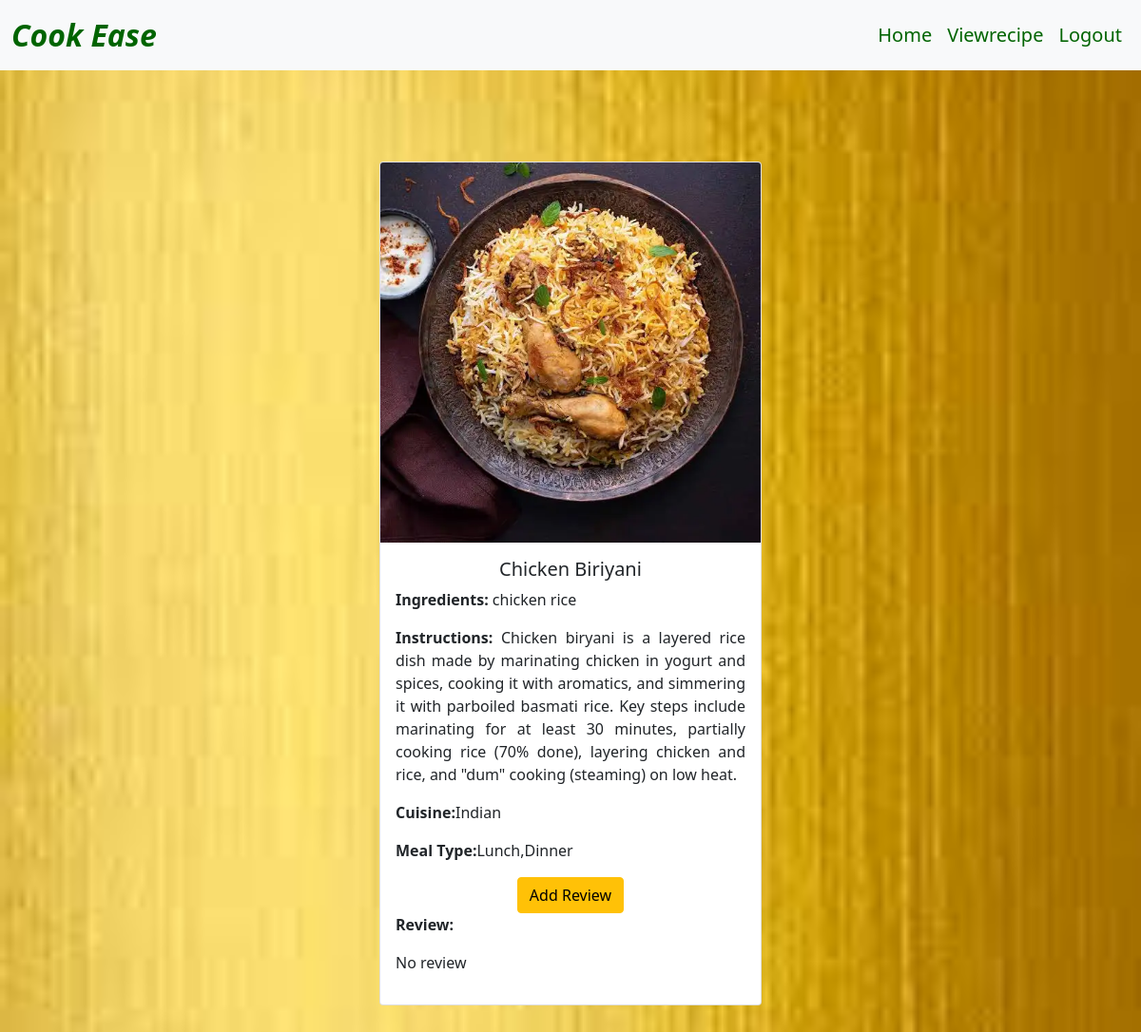
The page /details/2 (signed in) on the database as committed earlier.
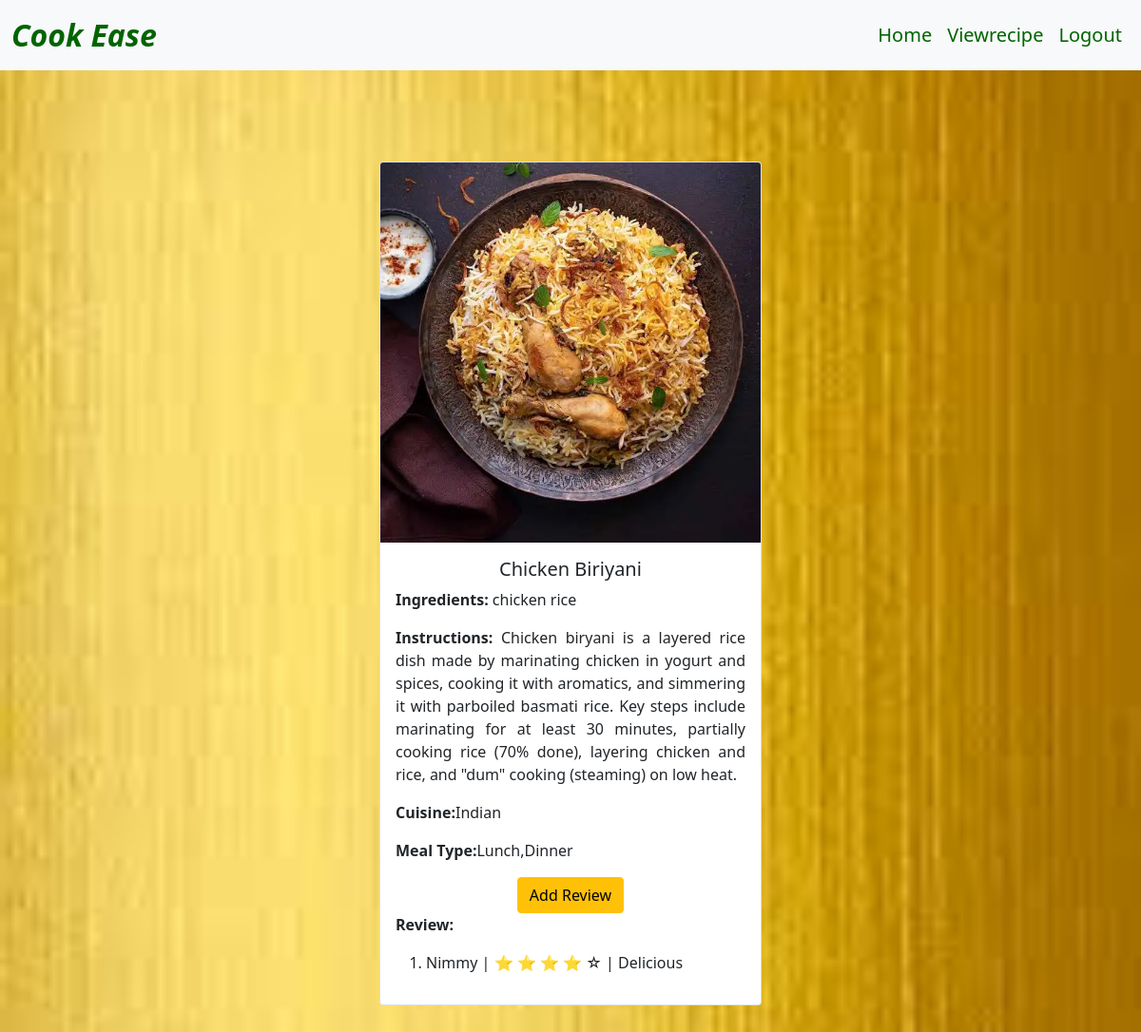
The same page on the database as committed later.
### recipesbook/models.py (models this page shows)
class Recipe(models.Model):
    recipename = models.CharField(max_length=100)
    ingredients= models.TextField()
    instructions= models.TextField()
    image = models.ImageField(upload_to='recipes')
    cusine=models.CharField(max_length=50)
    mealtype=models.CharField(max_length=50)

class Review(models.Model):
    rating=models.IntegerField()
    comments=models.TextField()
    username=models.ForeignKey(User,on_delete=models.CASCADE)
    recipe=models.ForeignKey(Recipe,on_delete=models.CASCADE,related_name='reviews')

### recipesbook/views.py (the view)
# urls.py: path('details/<int:i>', views.Detailrecipe.as_view(), name='details'),
class Detailrecipe(View):
    def get(self,request,i):
        r = Recipe.objects.get(id=i)
        u = request.user
        rev= Review.objects.filter(username=u)
        context = {'recipes': r,'users':u,'reviews':rev}
        return render(request, "details.html", context)

### templates/details.html
{% extends 'base.html' %}
{% block content %}
{% load static %}
<body style="background-image: url('{% static 'image/3.jpg' %}'); background-size: cover; align-items:center">
<div class="container mt-5 mb-5 p-5 w-75 d-flex justify-content-center ">
    <div class="card text-center " style="width:50%; ">
  <img class="card-img-top" src="{{recipes.image.url}}" alt="Card image cap">
  <div class="card-body text-dark" style="text-align:justify">
    <h5 class="card-title text-dark text-center">{{recipes.recipename}}</h5>
    <p class="card-text text-dark"><b>Ingredients: </b>{{recipes.ingredients}}</p>
      <p class="card-text text-dark"  style="text-align: justify;"><b>Instructions: </b>{{recipes.instructions}}</p>
      <p><b>Cuisine:</b>{{recipes.cusine}}</p>
      <p><b>Meal Type:</b>{{recipes.mealtype}}</p>
{% if user.is_superuser == False %}
<div class="d-flex justify-content-center">
    <a class="btn btn-warning" href="{% url 'recipesbook:review'   recipes.id%}">Add Review</a>
</div>
{% endif %}
      <p><b>Review:</b></p>
      {% if user.is_authenticated %}
           {% if recipes.reviews.exists%}
         <ol style="text-align:left">
        {% for j in recipes.reviews.all %}
        <li>{{j.username}} | {% for i in "12345" %}
    {% if forloop.counter <= j.rating %}
        ⭐
    {% else %}
        ☆
    {% endif %}
{% endfor %}| {{j.comments}}</li>
        {% endfor %}
        </ol>
      {% else %}
       <p>No review</p>
{% endif %}
           {% endif %}
  </div>
    </div>
</div>
</body>
{% endblock %}

### templates/base.html (shortened to what this page needs)
<!DOCTYPE html>
{% load static %}
<html lang="en">
<head>
    <link href="https://cdn.jsdelivr.net/npm/bootstrap@5.0.2/dist/css/bootstrap.min.css" rel="stylesheet">
 <link rel="stylesheet" href="{% static 'css/styles.css' %}">
</head>
<body>
<nav class="navbar navbar-expand-lg navbar-light bg-light">
  <div class="container-fluid">
    <a class="navbar-brand fs-2 fst-italic fw-bold" href="#">Cook Ease</a>
    <div class="collapse navbar-collapse " id="navbarSupportedContent">
      <ul class="navbar-nav fs-5 fw-lighter ms-auto mb-2 mb-lg-0" style="text-align:left">
        <li class="nav-item ">
          <a class="nav-link " aria-current="page" href="{% url 'recipesbook:home' %}">Home</a>
        </li>
{% if user.is_authenticated %}
    <li class="nav-item">
          <a class="nav-link" href="{% url 'recipesbook:viewrecipes' %}">Viewrecipe</a>
        </li>
     <li class="nav-item">
          <a class="nav-link" href="{% url 'recipesbook:logout' %}">Logout</a>
        </li>
             </ul>
               {% endif %}
    </div>
  </div>
</nav>
{% block content %}{% endblock %}
</body>
</html>

### static/css/styles.css (style rules this page uses)
body { color:white }
.navbar-light .navbar-nav .nav-link { color:darkgreen; }
.navbar-light .navbar-brand { color:darkgreen; }

Rows that differ between the two databases and show on the page:
added Review: username "Nimmy", rating 4 (drawn), comments "Delicious"
Other text that changed with them:
text no longer shown: "No review"
